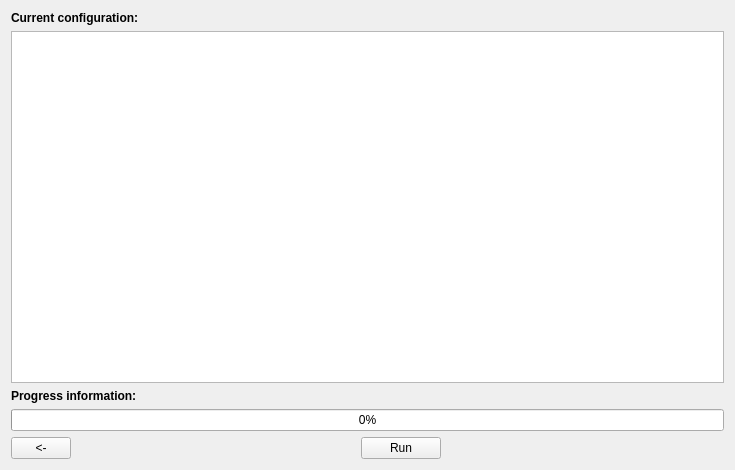
<?xml version="1.0" encoding="UTF-8"?>
<ui version="4.0">
 <class>Forecast_Tab5</class>
 <widget class="QWidget" name="Forecast_Tab5">
  <property name="geometry">
   <rect>
    <x>0</x>
    <y>0</y>
    <width>735</width>
    <height>470</height>
   </rect>
  </property>
  <property name="windowTitle">
   <string>Form</string>
  </property>
  <layout class="QVBoxLayout" name="verticalLayout">
   <item>
    <widget class="QLabel" name="Forecast_Tab5_CurrentConfigurationLBL">
     <property name="font">
      <font>
       <weight>75</weight>
       <bold>true</bold>
      </font>
     </property>
     <property name="text">
      <string>Current configuration:</string>
     </property>
    </widget>
   </item>
   <item>
    <widget class="QTextEdit" name="Forecast_Tab5_CurrentConfigurationTE"/>
   </item>
   <item>
    <widget class="QLabel" name="Forecast_Tab5_ProgressBarLBL">
     <property name="font">
      <font>
       <weight>75</weight>
       <bold>true</bold>
      </font>
     </property>
     <property name="text">
      <string>Progress information:</string>
     </property>
    </widget>
   </item>
   <item>
    <widget class="QProgressBar" name="Forecast_Tab5_ProgressBarPBR">
     <property name="value">
      <number>0</number>
     </property>
    </widget>
   </item>
   <item>
    <layout class="QHBoxLayout" name="horizontalLayout_53">
     <item>
      <widget class="QPushButton" name="Forecast_Tab5_PrevPB">
       <property name="sizePolicy">
        <sizepolicy hsizetype="Fixed" vsizetype="Fixed">
         <horstretch>0</horstretch>
         <verstretch>0</verstretch>
        </sizepolicy>
       </property>
       <property name="minimumSize">
        <size>
         <width>60</width>
         <height>0</height>
        </size>
       </property>
       <property name="maximumSize">
        <size>
         <width>60</width>
         <height>16777215</height>
        </size>
       </property>
       <property name="toolTip">
        <string>Go to previous tab page</string>
       </property>
       <property name="statusTip">
        <string>Go to previous tab page</string>
       </property>
       <property name="text">
        <string>&lt;-</string>
       </property>
      </widget>
     </item>
     <item>
      <spacer name="horizontalSpacer_45">
       <property name="orientation">
        <enum>Qt::Horizontal</enum>
       </property>
       <property name="sizeHint" stdset="0">
        <size>
         <width>40</width>
         <height>20</height>
        </size>
       </property>
      </spacer>
     </item>
     <item>
      <widget class="QPushButton" name="Forecast_Tab5_RunPB">
       <property name="toolTip">
        <string>Run the current Forecast configuration</string>
       </property>
       <property name="statusTip">
        <string>Run the current Forecast configuration</string>
       </property>
       <property name="text">
        <string>Run</string>
       </property>
      </widget>
     </item>
     <item>
      <spacer name="horizontalSpacer_42">
       <property name="orientation">
        <enum>Qt::Horizontal</enum>
       </property>
       <property name="sizeHint" stdset="0">
        <size>
         <width>40</width>
         <height>20</height>
        </size>
       </property>
      </spacer>
     </item>
    </layout>
   </item>
  </layout>
  <zorder>layoutWidget_2</zorder>
  <zorder>Forecast_Tab5_CurrentConfigurationLBL</zorder>
  <zorder>Forecast_Tab5_ProgressBarPBR</zorder>
  <zorder>Forecast_Tab5_CurrentConfigurationTE</zorder>
  <zorder>Forecast_Tab5_ProgressBarLBL</zorder>
  <zorder>Forecast_Tab5_ProgressBarLBL</zorder>
 </widget>
 <resources/>
 <connections/>
</ui>
